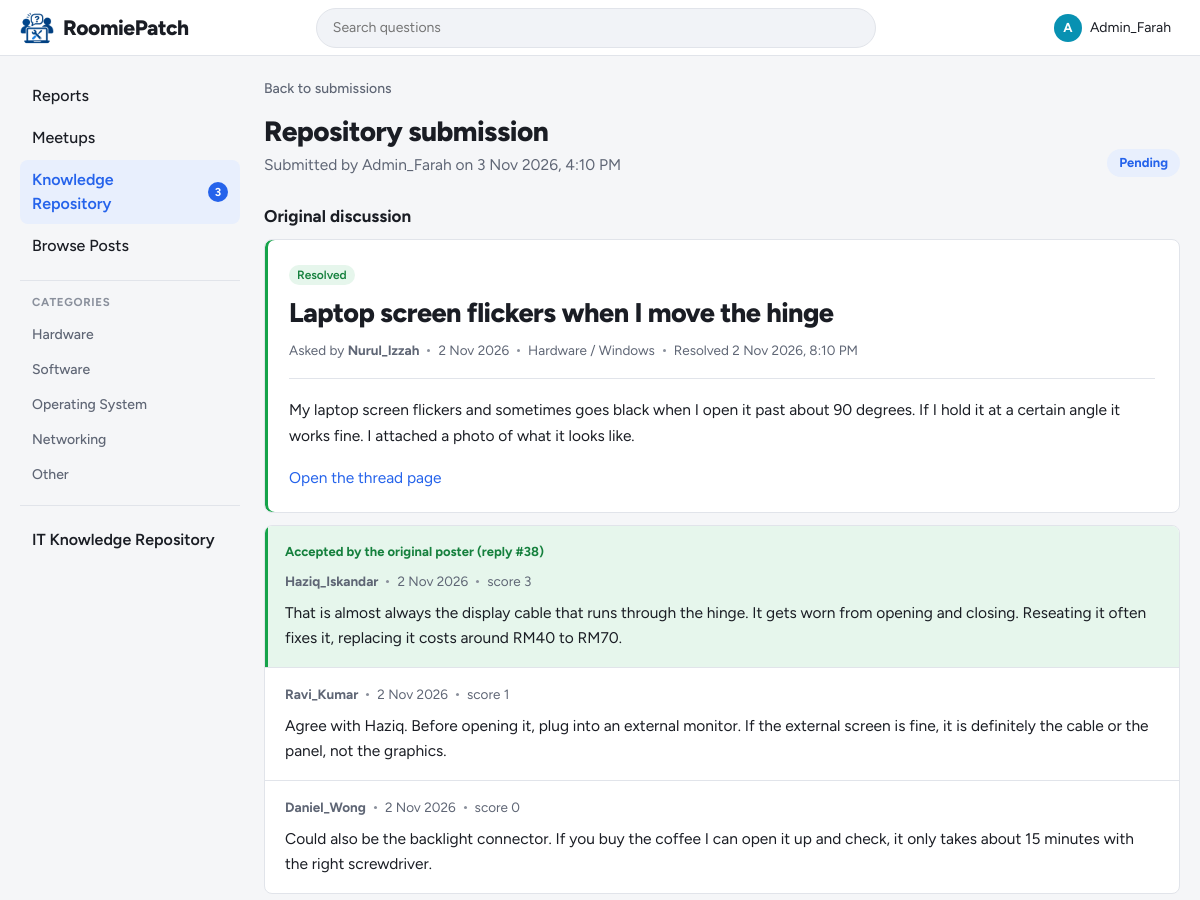
Before: /admin/repository_review.php?id=12 (signed in, upper part) with the older database file.
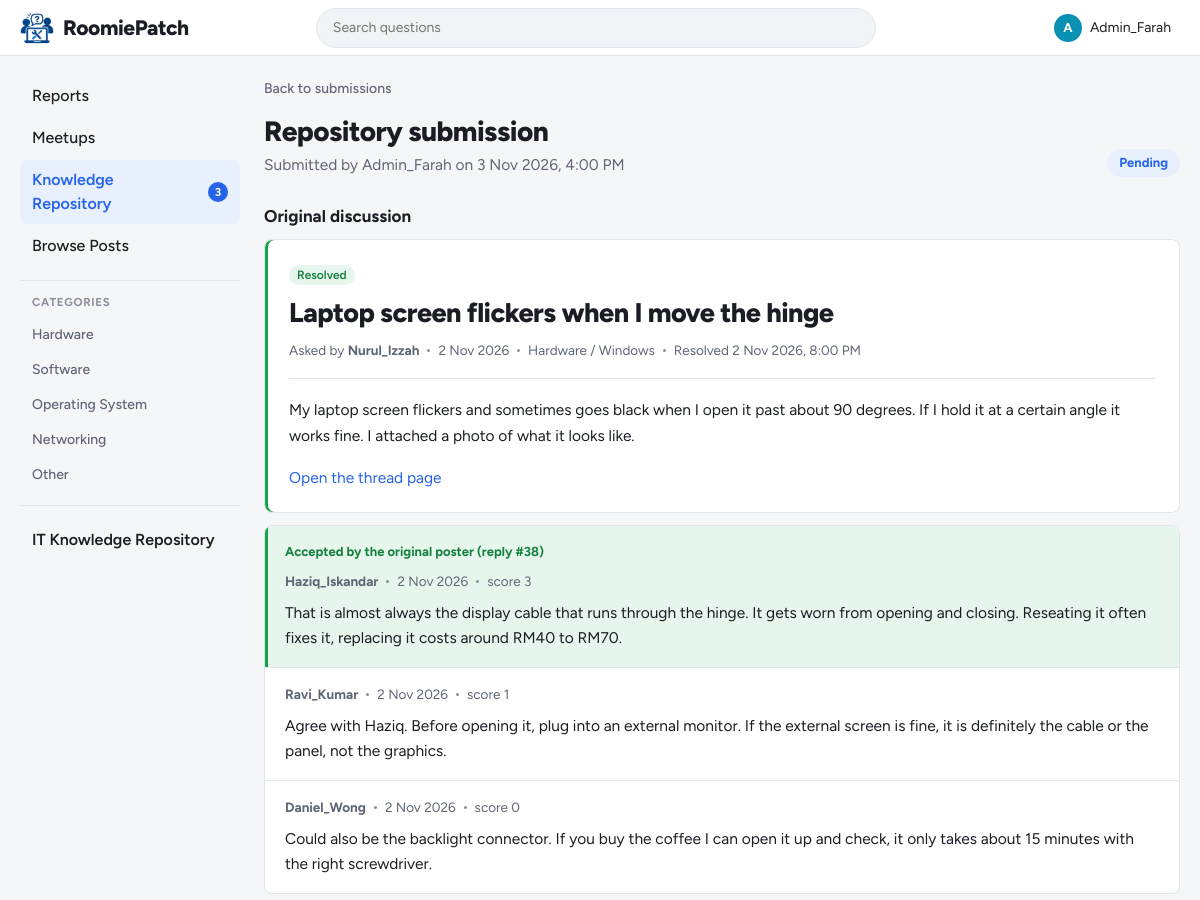
After: the same page with the newer database file.
### tables this page shows
CREATE TABLE repository_entries (
    entry_id          INT AUTO_INCREMENT PRIMARY KEY,
    post_id           INT NULL,
    accepted_reply_id INT NULL,
    category          ENUM('Hardware', 'Software', 'Operating System', 'Networking') NOT NULL,   
    title             VARCHAR(150) NOT NULL,
    summary           VARCHAR(300) NOT NULL,
    problem           TEXT NOT NULL,
    solution          TEXT NOT NULL,
    keywords          VARCHAR(255) NULL,
    contributor_id    INT NULL,                   
    solver_id         INT NULL,                   
    submitted_by      INT NULL,
    submitted_at      DATETIME NOT NULL DEFAULT CURRENT_TIMESTAMP,
    status            ENUM('Pending', 'Approved', 'Rejected') NOT NULL DEFAULT 'Pending',
    reviewed_by       INT NULL,                   
    reviewed_at       DATETIME NULL,
    review_notes      TEXT NULL,
    rejection_reason  TEXT NULL,
    is_published      TINYINT(1) NOT NULL DEFAULT 0,
    published_at      DATETIME NULL,
    unpublished_at    DATETIME NULL,
    UNIQUE KEY uq_repository_post (post_id),
    KEY idx_repository_status (status, is_published),
    KEY idx_repository_category (category),
    KEY idx_repository_published (published_at),
    FOREIGN KEY (post_id) REFERENCES posts(post_id) ON DELETE SET NULL,
    FOREIGN KEY (accepted_reply_id) REFERENCES replies(reply_id) ON DELETE SET NULL,
    FOREIGN KEY (contributor_id) REFERENCES users(user_id) ON DELETE SET NULL,
    FOREIGN KEY (solver_id) REFERENCES users(user_id) ON DELETE SET NULL,
    FOREIGN KEY (submitted_by) REFERENCES users(user_id) ON DELETE SET NULL,
    FOREIGN KEY (reviewed_by) REFERENCES users(user_id) ON DELETE SET NULL
);

CREATE TABLE posts (
    post_id     INT AUTO_INCREMENT PRIMARY KEY,
    user_id     INT NOT NULL,
    title       VARCHAR(150) NOT NULL,
    description TEXT NOT NULL,
    category_id INT NOT NULL,
    device_os   ENUM('Windows', 'macOS', 'Linux', 'Android', 'iOS', 'Other') NOT NULL,
    tags        VARCHAR(255) NULL,                 
    status      ENUM('Open', 'Resolved') NOT NULL DEFAULT 'Open',
     
     
     
    accepted_reply_id INT NULL,
    resolved_at DATETIME NULL,
    created_at  DATETIME NOT NULL DEFAULT CURRENT_TIMESTAMP,
    KEY idx_posts_resolved_at (resolved_at),
    FOREIGN KEY (user_id) REFERENCES users(user_id) ON DELETE CASCADE,
    FOREIGN KEY (category_id) REFERENCES categories(category_id)
);

CREATE TABLE users (
    user_id   INT AUTO_INCREMENT PRIMARY KEY,
    username  VARCHAR(50)  NOT NULL UNIQUE,
    login_id  VARCHAR(20)  NOT NULL UNIQUE,       
    password  VARCHAR(255) NOT NULL,              
    role      ENUM('student', 'admin') NOT NULL DEFAULT 'student',
     
     
    reputation INT NOT NULL DEFAULT 0,
     
     
    is_certified_technician TINYINT(1) NOT NULL DEFAULT 0,
    bio       TEXT NULL
);

CREATE TABLE categories (
    category_id   INT AUTO_INCREMENT PRIMARY KEY,
    category_name VARCHAR(50) NOT NULL UNIQUE
);

### admin/repository_review.php (the view, shortened to what this page needs)
<?php
require_once '../config/db.php';
$entry_id = (int) get_text('id');
$stmt = $conn->prepare('
    SELECT e.*, c.username AS contributor, s.username AS solver, sb.username AS submitter, rv.username AS reviewer,
           p.title AS post_title, p.description AS post_description, p.status AS post_status,
           p.resolved_at, p.created_at AS post_created, p.device_os, p.tags, cat.category_name
    FROM repository_entries e
    LEFT JOIN users c ON c.user_id = e.contributor_id
    LEFT JOIN users s ON s.user_id = e.solver_id
    LEFT JOIN users sb ON sb.user_id = e.submitted_by
    LEFT JOIN users rv ON rv.user_id = e.reviewed_by
    LEFT JOIN posts p ON p.post_id = e.post_id
    LEFT JOIN categories cat ON cat.category_id = p.category_id
    WHERE e.entry_id = ?');
$stmt->bind_param('i', $entry_id);
$stmt->execute();
$entry = $stmt->get_result()->fetch_assoc();
$replies = $entry['post_id'] !== null ? get_replies($conn, (int) $entry['post_id'], (int) $_SESSION['user_id']) : [];
include '../includes/header.php';
$tab = strtolower($entry['status']);
?>
<main class="content">
    <a class="back-link" href="<?= BASE_URL ?>admin/repository.php?tab=<?= $tab ?>"><?= icon('chevron-left', 16) ?>Back to submissions</a>
    <div class="page-head page-head-row">
        <div>
            <h1>Repository submission</h1>
            <p>Submitted by <?= e($entry['submitter'] ?? 'deleted user') ?> on <?= e(date('j M Y, g:i A', strtotime($entry['submitted_at']))) ?></p>
        </div>
        <span class="repo-status <?= $tab ?>"><?= e($entry['status']) ?><?= $entry['status'] === 'Approved' && !$entry['is_published'] ? ' (unpublished)' : '' ?></span>
    </div>
    <h2 class="replies-heading">Original discussion</h2>
    <?php if ($entry['post_id'] === null): ?>
        <div class="feed"><div class="empty-state"><strong>The original post was removed</strong>The reviewed entry text below is kept.</div></div>
    <?php else: ?>
        <article class="thread<?= $entry['post_status'] === 'Resolved' ? ' is-resolved' : '' ?>">
            <span class="status-badge <?= $entry['post_status'] === 'Resolved' ? 'resolved' : 'open' ?>"><?= e($entry['post_status']) ?></span>
            <h3 class="thread-title"><?= e($entry['post_title']) ?></h3>
            <div class="thread-meta">
                <span>Asked by <strong><?= e($entry['contributor'] ?? 'deleted user') ?></strong></span>
                <span class="dot" aria-hidden="true"></span>
                <span><?= e(date('j M Y', strtotime($entry['post_created']))) ?></span>
                <span class="dot" aria-hidden="true"></span>
                <span><?= e($entry['category_name']) ?> / <?= e($entry['device_os']) ?></span>
                <span class="dot" aria-hidden="true"></span>
                <span>Resolved <?= $entry['resolved_at'] ? e(date('j M Y, g:i A', strtotime($entry['resolved_at']))) : '-' ?></span>
            </div>
            <div class="thread-body"><?= nl2br(e($entry['post_description'])) ?></div>
            <a href="<?= BASE_URL ?>student/post.php?id=<?= (int) $entry['post_id'] ?>" target="_blank" rel="noopener">Open the thread page</a>
        </article>
        <div class="reply-list review-replies">
            <?php foreach ($replies as $r): ?>
                <?php $accepted = (int) $r['reply_id'] === (int) $entry['accepted_reply_id']; ?>
                <article class="reply<?= $accepted ? ' resolved' : '' ?>">
                    <?php if ($accepted): ?>
                        <div class="resolved-label"><?= icon('check', 16) ?>Accepted by the original poster (reply #<?= (int) $r['reply_id'] ?>)</div>
                    <?php endif; ?>
                    <div class="reply-meta">
                        <strong><?= e($r['username']) ?></strong>
                        <span class="dot" aria-hidden="true"></span>
                        <span><?= e(date('j M Y', strtotime($r['created_at']))) ?></span>
                        <span class="dot" aria-hidden="true"></span>
                        <span>score <?= (int) $r['score'] ?></span>
                    </div>
                    <div class="reply-body"><?= nl2br(e($r['content'])) ?></div>
                </article>
            <?php endforeach; ?>
        </div>
    <?php endif; ?>
</main>
<?php include '../includes/footer.php'; ?>

Changed rows visible on the page:
changed repository_entries "Pending": submitted_at "3 Nov 2026, 4:10 PM" → "3 Nov 2026, 4:00 PM"; post.resolved_at "2 Nov 2026, 8:10 PM" → "2 Nov 2026, 8:00 PM"
